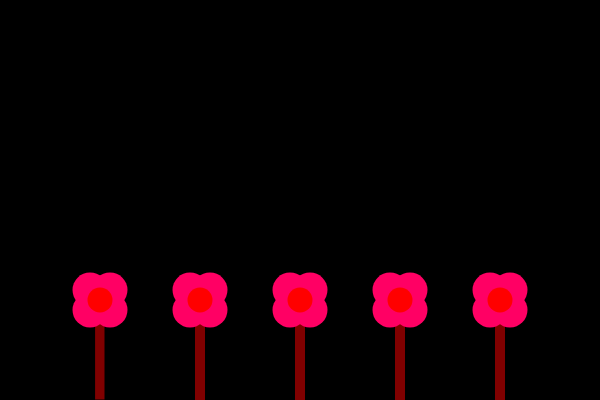
Frame 1 (no input)
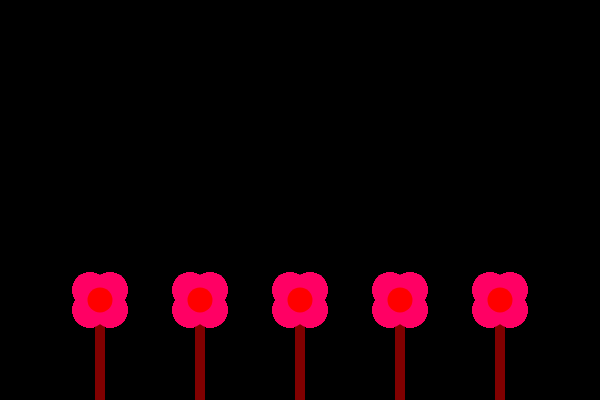
Frame 60 (no input)
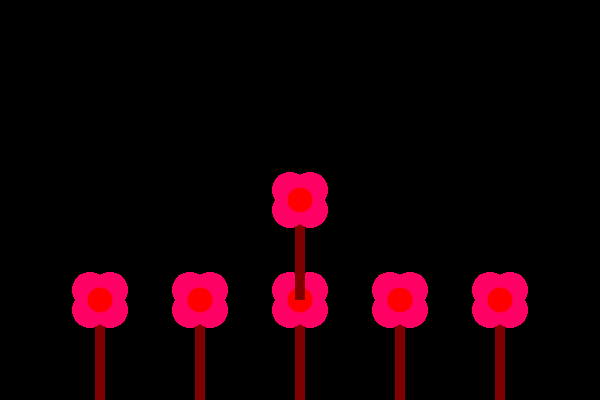
Frame 120 (the mouse pressed at the canvas centre since frame 60)

The p5.js sketch that drew these frames (run headless with seeded random() and noise() and a simulated clock; from frame 60 on, the mouse is pressed at the canvas centre):

// p5.js sketch
// ── sketch.js
var x = 300;
var y = 200;

function setup(){
    createCanvas(600,400);
    background(0);
}

function draw(){
    flower(100,300);
    flower(200,300);
    flower(300,300);
    flower(400,300);
    flower(500,300);
    
    if(mouseIsPressed){
        flower(mouseX,mouseY);
    }
    
}

function flower(x,y){
    fill(128, 0, 0);
    rect(x-5,y,10,100);
    noStroke();
    fill(338,0,100);
    ellipse(x+10,y-10,35,35);
    ellipse(x+10,y+10,35,35);
    ellipse(x-10,y-10,35,35);
    ellipse(x-10,y+10,35,35);
    
    //bulb
    fill(255,0,0);
    ellipse(x,y,25,25);
}
